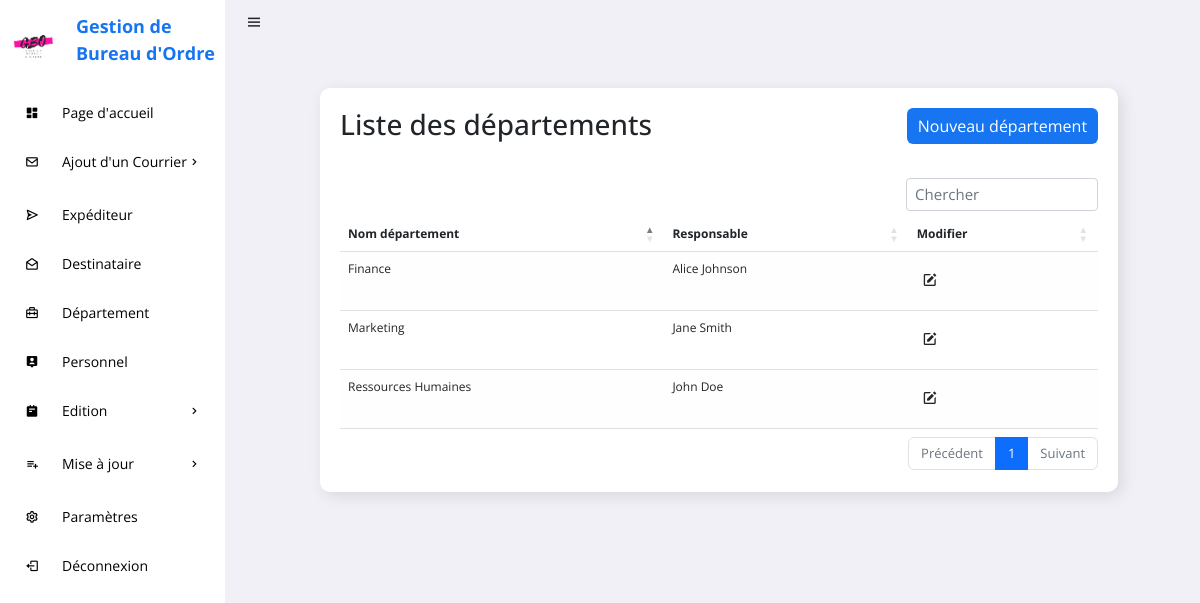
Before: /GESTION_COURRIERS/departement.php with the older database file.
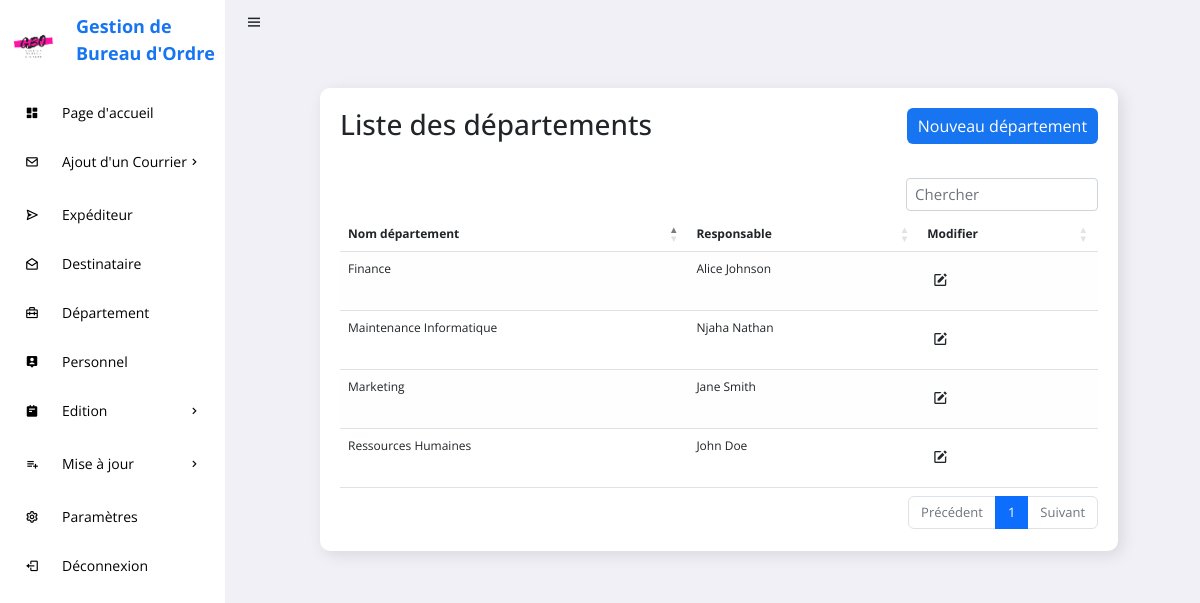
After: the same page with the newer database file.
### tables this page shows
CREATE TABLE IF NOT EXISTS `departement` (
  `ID_DEPARTEMENT` int(11) NOT NULL AUTO_INCREMENT,
  `NOM_DEPARTEMENT` varchar(255) DEFAULT NULL,
  `RESPONSABLE` text,
  PRIMARY KEY (`ID_DEPARTEMENT`)
);

### GESTION_COURRIERS/departement.php (the view, shortened to what this page needs)
<?php
    include "connexion/config.php";
?>
<!DOCTYPE html>
<html lang="en">
<head>
	<link rel="stylesheet" href="https://cdn.datatables.net/1.12.1/css/dataTables.bootstrap5.min.css">
    <link rel="stylesheet" href="https://cdn.jsdelivr.net/npm/bootstrap@5.2.0/dist/css/bootstrap.min.css">
    <link rel="stylesheet" href="https://cdnjs.cloudflare.com/ajax/libs/font-awesome/6.1.2/css/all.min.css">
    <link href='https://unpkg.com/boxicons@2.0.9/css/boxicons.min.css' rel='stylesheet'>
	<link rel="stylesheet" href="css/style.css">
</head>
<body>
	<section id="sidebar">
		<a href="#" class="brand"><img src="image/logo.png" width="55" height="55" style="margin-top:20px;"><span>Gestion de Bureau d'Ordre</span></a>
		<ul class="side-menu">
			<li><a href="pageAcc.php" class="active"><i class='bx bxs-dashboard icon' ></i>Page d'accueil</a></li>
			<li>
				<a href="#"><i class='bx bx-envelope icon' ></i>Ajout d'un Courrier<i class='bx bx-chevron-right icon-right' ></i></a>
			</li>
			<li><a href="expediteur.php"><i class='bx bx-send icon' ></i>Expéditeur</a></li>
			<li><a href="destinataire.php"><i class='bx bx-envelope-open icon' ></i>Destinataire</a></li>
			<li><a href="departement.php"><i class='bx bx-briefcase-alt-2 icon' ></i>Département</a></li>
			<li><a href="personnel.php"><i class='bx bxs-user-pin icon' ></i>Personnel</a></li>
			<li>
				<a href="#"><i class='bx bxs-notepad icon' ></i>Edition <i class='bx bx-chevron-right icon-right' ></i></a>
			</li>
            <li>
				<a href="#"><i class='bx bx-list-plus icon' ></i>Mise à jour<i class='bx bx-chevron-right icon-right' ></i></a>
			</li>
			<li><a href="settings.php"><i class='bx bx-cog icon'></i>Paramètres</a></li>
			<li><a href="deconn.php"><i class='bx bx-log-out icon' ></i> Déconnexion</a></li>
		</ul>
	</section>
	<section id="content">
		<nav>
			<i class='bx bx-menu toggle-sidebar' ></i>
		</nav>
		<main>
			<div class="data">
				<div class="content-data">
					<div class="details">
						<div class="recentOrders">
							<div class="cardHeader">
								<h3>Liste des départements</h3>
								<a href="ajouterDep.php" class="btn">Nouveau département</a>
							</div>
						</div class="table-responsive">
                            <table id="example" class="table table-striped">
                                <thead>
                                    <tr>
                                        <th>Nom département</th>
                                        <th>Responsable</th>
                                        <th>Modifier</th>
                                    </tr>
                                </thead>
                                <?php
                                $sql = "SELECT * FROM departement";
                                $dep = $conn->prepare($sql);
                                $dep->execute();
                                $tabDep=$dep->fetchAll(PDO::FETCH_ASSOC);
                                foreach($tabDep as $value){
                                ?>
                                    <tr>
                                        <td><?php echo $value['NOM_DEPARTEMENT']?></td>
                                        <td><?php echo $value['RESPONSABLE']?></td>
                                        <td>
                                            <a href="modifierDep.php?modifier=<?php echo $value['ID_DEPARTEMENT']; ?>"><button type="button" class="btn"><i class='bx bxs-edit'></i></button></a>
										</td>
                                    </tr>
                                <?php }?>
        </table>
                            </div>
						</div>
					</div>
		</main>
	</section>
</body>
</html>

Changed rows visible on the page:
added departement: NOM_DEPARTEMENT "Maintenance Informatique", RESPONSABLE "Njaha Nathan"
